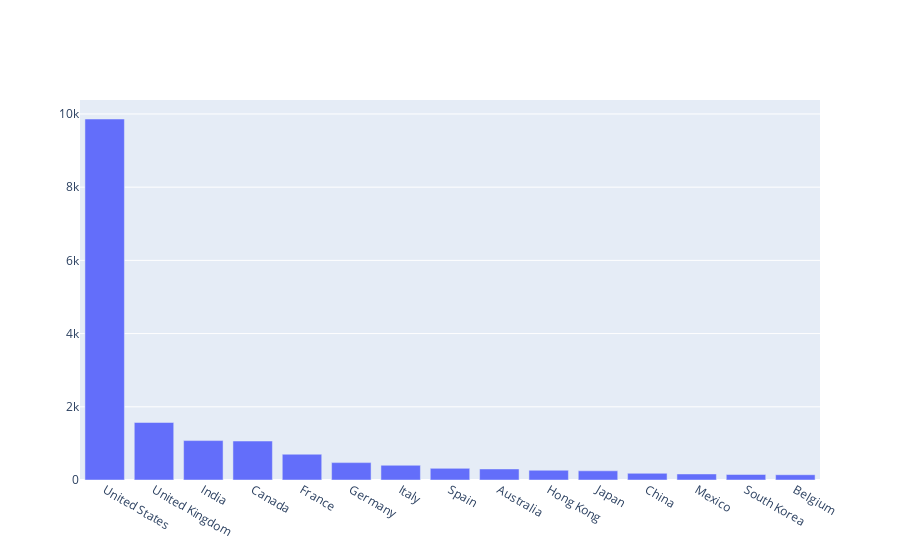

This figure's notebook cell:
### Code cell
#Countries with most movies
data = [go.Bar(
   x = list(country_c_15.keys()),
   y = list(country_c_15.values())
)]
fig = go.Figure(data=data)
iplot(fig)

### Figure 1 — Plotly figure (JSON) as saved in the notebook; plotly's stock layout.template omitted (floating-point values rounded to 4 significant figures)
{"data": [{"type": "bar", "x": ["United States", "United Kingdom", "India", "Canada", "France", "Germany", "Italy", "Spain", "Australia", "Hong Kong", "Japan", "China", "Mexico", "South Korea", "Belgium"], "y": [9862, 1572, 1077, 1065, 704, 475, 402, 318, 302, 266, 251, 183, 165, 151, 144]}], "layout": {}}
